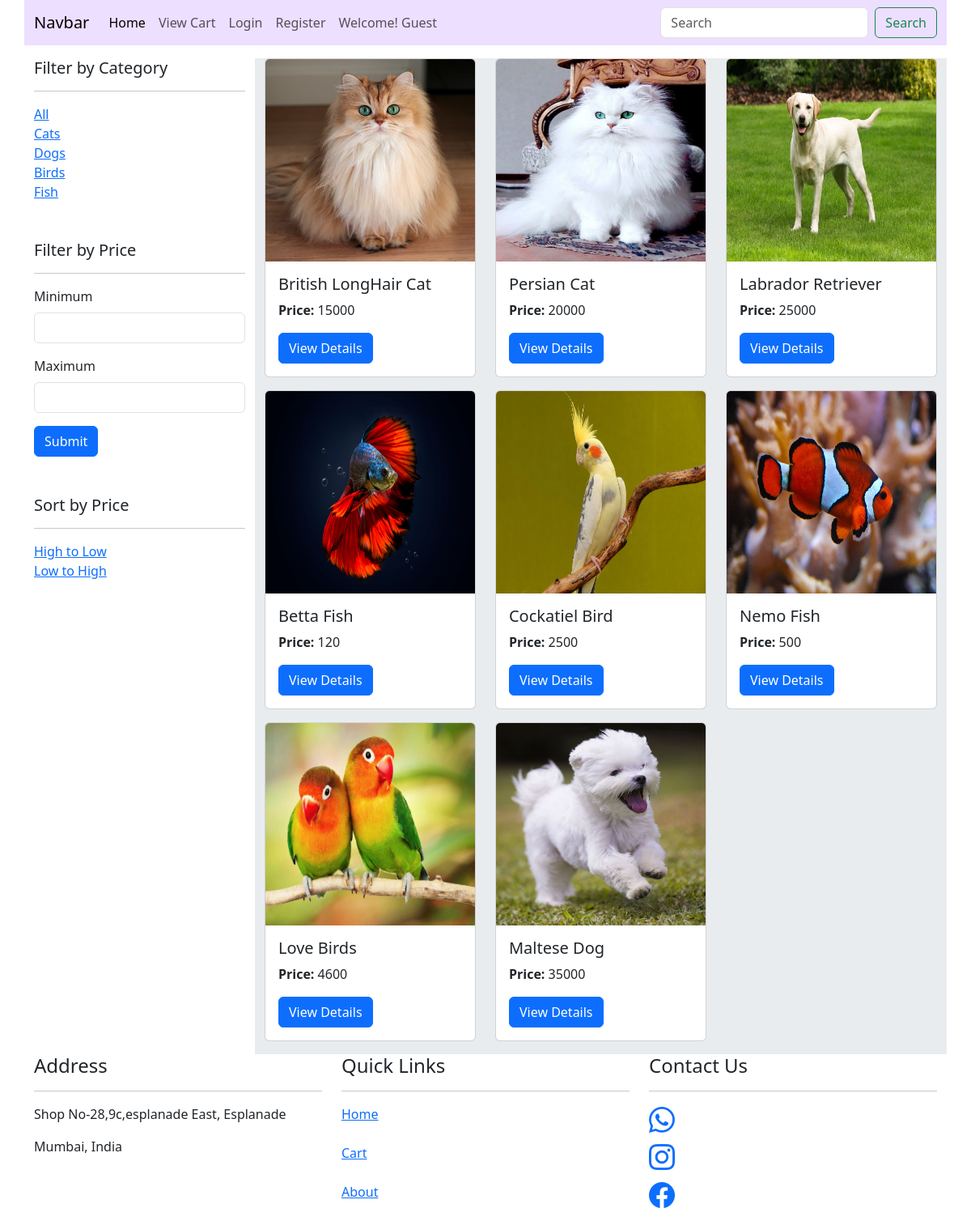
The page / on the database its author committed.
### petStoreApp/models.py (models this page shows, shortened)
class Pet(models.Model):
    pet_id = models.IntegerField(primary_key="True")
    pet_name = models.CharField(max_length=50)
    type = (("Cat", "Cat"), ("Dog", "Dog"), ("Bird", "Bird"), ("Fish", "Fish"))
    category = models.CharField(max_length=100, choices=type)
    desc = models.CharField(max_length=255)
    price = models.IntegerField()
    image = models.ImageField(upload_to="pics")
    pet = CustomeManager()  # customer manager
    objects = models.Manager()  # default manager

### petStoreApp/views.py (the view)
# urls.py: path("", views.index, name="index"),
def index(req):
    pet = Pet.objects.all()
    context = {}
    context["pet"] = pet
    return render(req, "index.html", context)

### petStoreApp/templates/index.html (shortened to what this page needs)
{% extends 'base.html' %}
{% block body %}
<div class="col-md-3 mt-3">
    <h5>Filter by Category</h5>
    <hr>
    <a href="/">All</a><br>
    <a href="/catlist">Cats</a><br>
    <a href="/doglist">Dogs</a><br>
    <a href="/birdlist">Birds</a><br>
    <a href="/fishlist">Fish</a>
    <br><br><br>
    <h5>Filter by Price</h5>
    <hr>
    <form method="POST" action="{% url 'range' %}">
        <div class="mb-3">
            <label for="Input1" class="form-label">Minimum</label>
            <input type="text" class="form-control" name="min" id="Input1">
        </div>
        <div class="mb-3">
            <label for="exampleInput2" class="form-label">Maximum</label>
            <input type="text" class="form-control" name="max" id="exampleInput2">
        </div>
        <button type="submit" class="btn btn-primary">Submit</button>
    </form>
    <br><br>
    <h5>Sort by Price</h5>
    <hr>
    <a href="/descpriceOrder">High to Low</a><br>
    <a href="/priceOrder">Low to High</a>
</div>
<div class="col-md-9 mt-3 bg-body-secondary">
    <div class="row">
        {% for x in pet %}
        <div class="col-md-4 mb-3">
            <div class="card" style="width: 100%;">
                <img src="{{x.image.url}}" class="card-img-top" alt="image" style="width: 100%; height: 250px;">
                <div class="card-body">
                    <h5 class="card-title">{{x.pet_name}}</h5>
                    <p class="card-text"><b>Price:</b> {{x.price}}</p>
                    <a href="/petDetails/{{x.pet_id}}" class="btn btn-primary">View Details</a>
                </div>
            </div>
        </div>
        {% endfor %}
    </div>
</div>
{% endblock %}

### rows shown on the page
Pet: image (picture), pet_name "British LongHair Cat", price "15000"
Pet: image (picture), pet_name "Persian Cat", price "20000"
Pet: image (picture), pet_name "Labrador Retriever", price "25000"
Pet: image (picture), pet_name "Betta Fish", price "120"
Pet: image (picture), pet_name "Cockatiel Bird", price "2500"
Pet: image (picture), pet_name "Nemo Fish", price "500"
Pet: image (picture), pet_name "Love Birds", price "4600"
Pet: image (picture), pet_name "Maltese Dog", price "35000"
